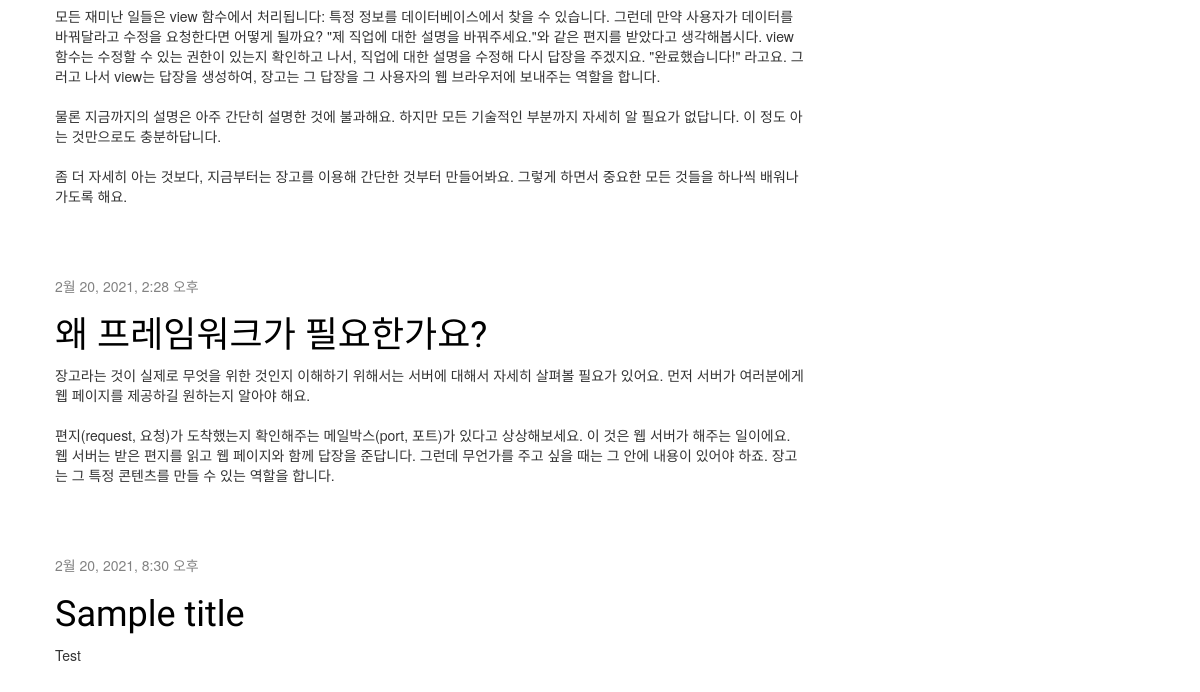
The app's page / (lower part), older data.
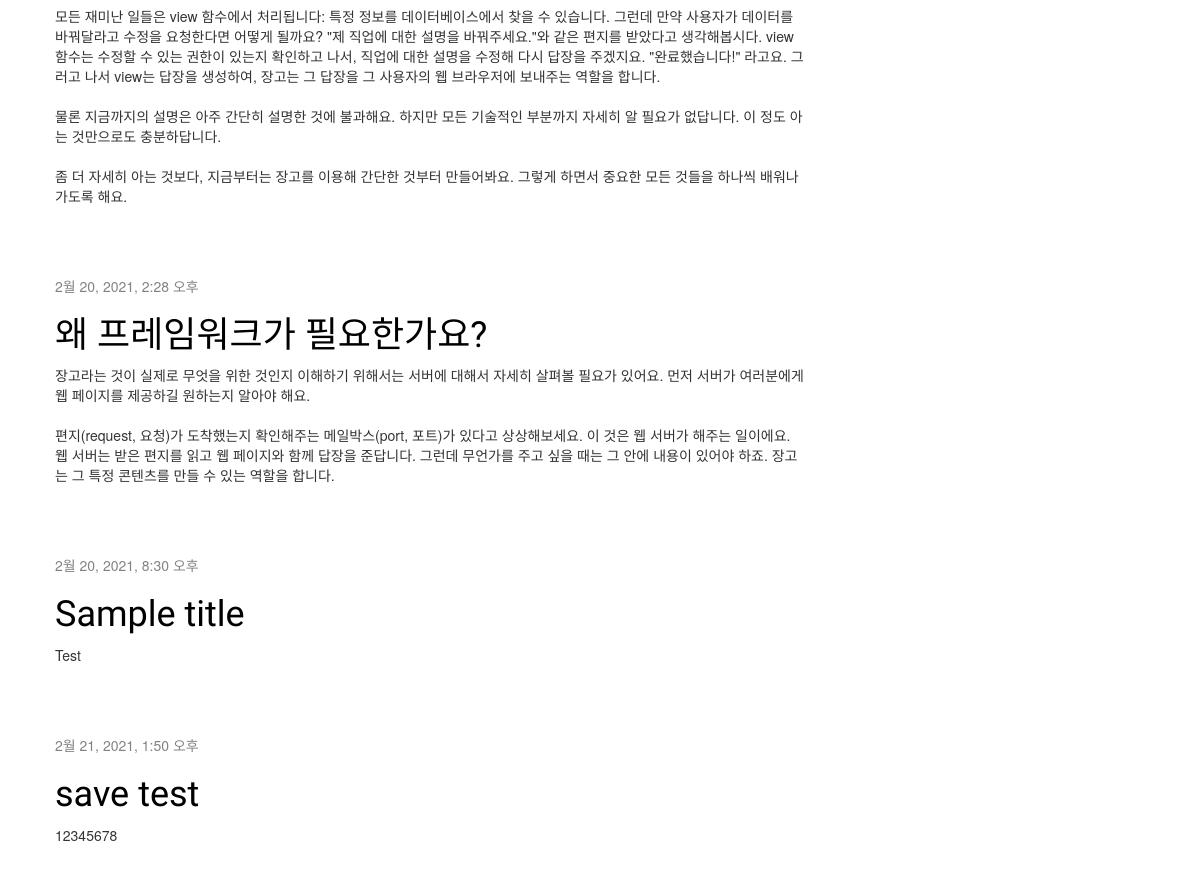
The same page, newer data.
### blog/models.py (models this page shows, shortened)
class Post(models.Model):
    author = models.ForeignKey(settings.AUTH_USER_MODEL, on_delete=models.CASCADE)
    title = models.CharField(max_length=200)
    text = models.TextField()
    created_date = models.DateTimeField(
            default=timezone.now)
    published_date = models.DateTimeField(
            blank=True, null=True)

### blog/views.py (the view)
# urls.py: path('', views.post_list, name='post_list'),
def post_list(request):
    posts = Post.objects.filter(published_date__lte=timezone.now()).order_by('published_date')
    return render(request, 'blog/post_list.html', {'posts': posts})

### blog/templates/blog/post_list.html
{% extends 'blog/base.html' %}
{% block content %}
    {% for post in posts %}
        <div class="post">
            <div class="date">
                {{ post.published_date }}
            </div>
            <h1><a href="{% url 'post_detail' pk=post.pk %}">{{ post.title }}</a></h1>
            <p>{{ post.text|linebreaksbr }}</p>
        </div>
    {% endfor %}
{% endblock %}

Row changes from the older to the newer data that the page shows:
added Post: published_date "2월 21, 2021, 1:50 오후", title "save test", text "12345678"
